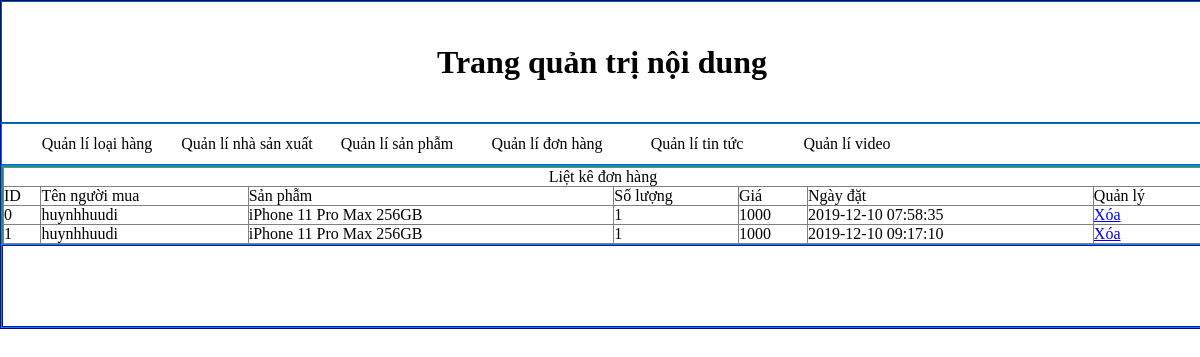
/admincp/index.php?quanly=donhang&ac=lietke, run on the app's committed database.
### tables this page shows
CREATE TABLE IF NOT EXISTS `cart_detail` (
  `id` int(11) NOT NULL AUTO_INCREMENT,
  `cart_id` int(11) NOT NULL,
  `product_id` int(11) NOT NULL,
  `quantity` int(11) NOT NULL DEFAULT '1',
  `price` int(11) NOT NULL,
  PRIMARY KEY (`id`),
  KEY `cart_id` (`cart_id`,`product_id`),
  KEY `product_id` (`product_id`)
);

CREATE TABLE IF NOT EXISTS `cart` (
  `id` int(11) NOT NULL AUTO_INCREMENT,
  `fullname` text NOT NULL,
  `date` timestamp NOT NULL DEFAULT CURRENT_TIMESTAMP,
  PRIMARY KEY (`id`)
);

CREATE TABLE IF NOT EXISTS `products` (
  `product_id` int(100) NOT NULL AUTO_INCREMENT,
  `product_cat` int(100) NOT NULL,
  `product_brand` int(100) NOT NULL,
  `product_title` varchar(255) NOT NULL,
  `product_price` float NOT NULL,
  `product_desc` text NOT NULL,
  `product_image` text NOT NULL,
  `product_keywords` text NOT NULL,
  PRIMARY KEY (`product_id`)
);

### admincp/modules/donhang/lietke.php (the view)
<?php
	$sql="select cart.id,products.product_id,cart_detail.product_id,product_title, fullname,date,cart_id,quantity,price from cart,cart_detail,products where products.product_id=cart_detail.product_id and cart_detail.cart_id=cart.id";
	$run_cart=mysql_query($sql);
?>
<table width="100%" border="1" >
  <tr>
    <td colspan="7"><div align="center">Liệt kê đơn hàng</div></td>
  </tr>
  <tr>
    <td>ID</td>
    <td>Tên người mua</td>
    <td>Sản phẫm</td>
    <td>Số lượng</td>
    <td>Giá</td>
    <td>Ngày đặt</td>
    <td>Quản lý</td>
  </tr>
  <?php
  	$i=0;
  	while($dong_cart=mysql_fetch_array($run_cart)){
  ?>
  <tr>
    <td><?php echo $i; ?></td>
    <td><?php echo $dong_cart['fullname'] ?></td>
    <td><?php  echo $dong_cart['product_title'];?></td>
    <td><?php  echo $dong_cart['quantity']?></td>
    <td><?php  echo $dong_cart['price']?></td>
    <td><?php  echo $dong_cart['date']?></td>
    <td><a href="modules/donhang/xuly.php?id=<?php echo $dong_cart['id'] ?>">Xóa</a></td>
  </tr>
  <?php
  $i++;
	}
  ?>
</table>

### admincp/index.php (shortened to what this page needs)
<!DOCTYPE html PUBLIC "-//W3C//DTD XHTML 1.0 Transitional//EN" "http://www.w3.org/TR/xhtml1/DTD/xhtml1-transitional.dtd">
<html xmlns="http://www.w3.org/1999/xhtml">
<head>
<link rel="stylesheet" type="text/css" href="css.css" />
</head>
<body>
<div class="wrapper">
	<?php
		include('modules/header.php');
		include('modules/menu.php');
		include('modules/content.php');
		include('modules/footer.php');
	?>
</div>
</body>
</html>

### admincp/modules/header.php
<div class="header">
    	<h1 align="center" style="line-height:120px">Trang quản trị nội dung</h1>
    </div>

### admincp/modules/menu.php
<div class="menu">
  	<ul>
      	<li><a href="index.php?quanly=loai&ac=them">Quản lí loại hàng</a></li>
          <li><a href="index.php?quanly=hieu&ac=them">Quản lí nhà sản xuất</a></li>
          <li><a href="index.php?quanly=sanpham&ac=them">Quản lí sản phẫm</a></li>
           <li><a href="index.php?quanly=donhang&ac=lietke">Quản lí đơn hàng</a></li>
            <li><a href="index.php?quanly=tintuc&ac=them">Quản lí tin tức</a></li>
               <li><a href="index.php?quanly=video&ac=them">Quản lí video</a></li>
      </ul>
  </div>

### admincp/modules/content.php (shortened to what this page needs)
<div class="content">
        	<?php
				if(isset($_GET['quanly'])){
					$tam=$_GET['quanly'];
				}else{
					$tam='';
				}
				if($tam=='hieu'){
					include('modules/hieu/main.php');
				}else if($tam=='sanpham'){
					include('modules/sanpham/main.php');
				}else if($tam=='donhang'){
					include('modules/donhang/main.php');
				}else{
					echo '<h1 align="center">Chào mừng đến trang quản trị</h1>';
				}
			?>

### admincp/modules/donhang/main.php
<div class="content">
	<?php
		if(isset($_GET['ac'])){
			$tam=$_GET['ac'];
		}else{
			$tam='';
			}
			if($tam=='lietke'){
				include('modules/donhang/lietke.php');
			}
	?>
</div>

### admincp/modules/footer.php
<div class="footer"></div>

### admincp/css.css (style rules this page uses)
table { border-collapse:collapse; }
* { padding:0; margin:0; }
.wrapper { width:1200px; height:auto; border:1px solid #009; margin:auto; }
.header { width:100%; height:120px; border:1px solid #066; }
.menu { width:100%; height:40px; border:1px solid #06F }
.menu ul { width:100%; height:40px; list-style:none; padding-left:20px; }
.menu li { width:150px; height:40px; line-height:40px; float:left; text-align:center; }
.menu li a { text-decoration:none; color:#000; }
.content { width:100%; height:auto; border:1px solid #099; }
.footer { width:100%; height:80px; border:1px solid #00F; }

### data on the page
cart_detail: cart.fullname "huynhhuudi", product.product_title "iPhone 11 Pro Max 256GB", quantity "1", price "1000", cart.date "2019-12-10 07:58:35"
cart_detail: cart.fullname "huynhhuudi", product.product_title "iPhone 11 Pro Max 256GB", quantity "1", price "1000", cart.date "2019-12-10 09:17:10"
